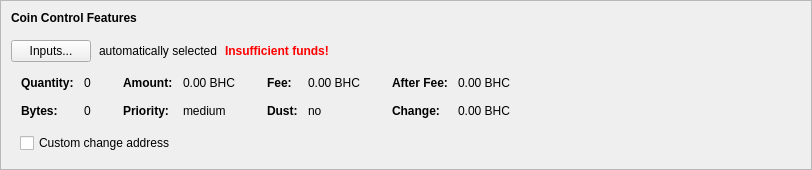
        <widget class="QFrame" name="frameCoinControl">
         <property name="sizePolicy">
          <sizepolicy hsizetype="Expanding" vsizetype="Expanding">
           <horstretch>0</horstretch>
           <verstretch>0</verstretch>
          </sizepolicy>
         </property>
         <property name="maximumSize">
          <size>
           <width>16777215</width>
           <height>16777215</height>
          </size>
         </property>
         <property name="frameShape">
          <enum>QFrame::StyledPanel</enum>
         </property>
         <property name="frameShadow">
          <enum>QFrame::Sunken</enum>
         </property>
         <layout class="QVBoxLayout" name="verticalLayoutCoinControl2">
          <property name="spacing">
           <number>0</number>
          </property>
          <property name="leftMargin">
           <number>0</number>
          </property>
          <property name="topMargin">
           <number>0</number>
          </property>
          <property name="rightMargin">
           <number>0</number>
          </property>
          <property name="bottomMargin">
           <number>6</number>
          </property>
          <item>
           <layout class="QVBoxLayout" name="verticalLayoutCoinControl" stretch="0,0,0,0,1">
            <property name="spacing">
             <number>0</number>
            </property>
            <property name="leftMargin">
             <number>10</number>
            </property>
            <property name="topMargin">
             <number>10</number>
            </property>
            <item>
             <layout class="QHBoxLayout" name="horizontalLayoutCoinControl1">
              <property name="bottomMargin">
               <number>15</number>
              </property>
              <item>
               <widget class="QLabel" name="labelCoinControlFeatures">
                <property name="sizePolicy">
                 <sizepolicy hsizetype="Preferred" vsizetype="Maximum">
                  <horstretch>0</horstretch>
                  <verstretch>0</verstretch>
                 </sizepolicy>
                </property>
                <property name="font">
                 <font>
                  <weight>75</weight>
                  <bold>true</bold>
                 </font>
                </property>
                <property name="styleSheet">
                 <string notr="true">font-weight:bold;</string>
                </property>
                <property name="text">
                 <string>Coin Control Features</string>
                </property>
               </widget>
              </item>
             </layout>
            </item>
            <item>
             <layout class="QHBoxLayout" name="horizontalLayoutCoinControl2" stretch="0,0,0,0">
              <property name="spacing">
               <number>8</number>
              </property>
              <property name="bottomMargin">
               <number>10</number>
              </property>
              <item>
               <widget class="QPushButton" name="pushButtonCoinControl">
                <property name="styleSheet">
                 <string notr="true"/>
                </property>
                <property name="text">
                 <string>Inputs...</string>
                </property>
                <property name="autoDefault">
                 <bool>false</bool>
                </property>
               </widget>
              </item>
              <item>
               <widget class="QLabel" name="labelCoinControlAutomaticallySelected">
                <property name="text">
                 <string>automatically selected</string>
                </property>
                <property name="margin">
                 <number>5</number>
                </property>
               </widget>
              </item>
              <item>
               <widget class="QLabel" name="labelCoinControlInsuffFunds">
                <property name="font">
                 <font>
                  <weight>75</weight>
                  <bold>true</bold>
                 </font>
                </property>
                <property name="styleSheet">
                 <string notr="true">color:red;font-weight:bold;</string>
                </property>
                <property name="text">
                 <string>Insufficient funds!</string>
                </property>
                <property name="margin">
                 <number>5</number>
                </property>
               </widget>
              </item>
              <item>
               <spacer name="horizontalSpacerCoinControl">
                <property name="orientation">
                 <enum>Qt::Horizontal</enum>
                </property>
                <property name="sizeHint" stdset="0">
                 <size>
                  <width>40</width>
                  <height>1</height>
                 </size>
                </property>
               </spacer>
              </item>
             </layout>
            </item>
            <item>
             <widget class="QWidget" name="widgetCoinControl" native="true">
              <property name="sizePolicy">
               <sizepolicy hsizetype="Preferred" vsizetype="Preferred">
                <horstretch>0</horstretch>
                <verstretch>0</verstretch>
               </sizepolicy>
              </property>
              <property name="minimumSize">
               <size>
                <width>0</width>
                <height>0</height>
               </size>
              </property>
              <property name="styleSheet">
               <string notr="true"/>
              </property>
              <layout class="QHBoxLayout" name="horizontalLayoutCoinControl5">
               <property name="leftMargin">
                <number>0</number>
               </property>
               <property name="topMargin">
                <number>0</number>
               </property>
               <property name="rightMargin">
                <number>0</number>
               </property>
               <property name="bottomMargin">
                <number>0</number>
               </property>
               <item>
                <layout class="QHBoxLayout" name="horizontalLayoutCoinControl3" stretch="0,0,0,1">
                 <property name="spacing">
                  <number>20</number>
                 </property>
                 <property name="topMargin">
                  <number>0</number>
                 </property>
                 <property name="bottomMargin">
                  <number>10</number>
                 </property>
                 <item>
                  <layout class="QFormLayout" name="formLayoutCoinControl1">
                   <property name="horizontalSpacing">
                    <number>10</number>
                   </property>
                   <property name="verticalSpacing">
                    <number>14</number>
                   </property>
                   <property name="leftMargin">
                    <number>10</number>
                   </property>
                   <property name="topMargin">
                    <number>4</number>
                   </property>
                   <property name="rightMargin">
                    <number>6</number>
                   </property>
                   <item row="0" column="0">
                    <widget class="QLabel" name="labelCoinControlQuantityText">
                     <property name="font">
                      <font>
                       <weight>75</weight>
                       <bold>true</bold>
                      </font>
                     </property>
                     <property name="text">
                      <string>Quantity:</string>
                     </property>
                     <property name="margin">
                      <number>0</number>
                     </property>
                    </widget>
                   </item>
                   <item row="0" column="1">
                    <widget class="QLabel" name="labelCoinControlQuantity">
                     <property name="cursor">
                      <cursorShape>IBeamCursor</cursorShape>
                     </property>
                     <property name="contextMenuPolicy">
                      <enum>Qt::ActionsContextMenu</enum>
                     </property>
                     <property name="text">
                      <string notr="true">0</string>
                     </property>
                     <property name="margin">
                      <number>0</number>
                     </property>
                     <property name="textInteractionFlags">
                      <set>Qt::LinksAccessibleByMouse|Qt::TextSelectableByKeyboard|Qt::TextSelectableByMouse</set>
                     </property>
                    </widget>
                   </item>
                   <item row="1" column="0">
                    <widget class="QLabel" name="labelCoinControlBytesText">
                     <property name="font">
                      <font>
                       <weight>75</weight>
                       <bold>true</bold>
                      </font>
                     </property>
                     <property name="text">
                      <string>Bytes:</string>
                     </property>
                    </widget>
                   </item>
                   <item row="1" column="1">
                    <widget class="QLabel" name="labelCoinControlBytes">
                     <property name="cursor">
                      <cursorShape>IBeamCursor</cursorShape>
                     </property>
                     <property name="contextMenuPolicy">
                      <enum>Qt::ActionsContextMenu</enum>
                     </property>
                     <property name="text">
                      <string notr="true">0</string>
                     </property>
                     <property name="textInteractionFlags">
                      <set>Qt::LinksAccessibleByMouse|Qt::TextSelectableByKeyboard|Qt::TextSelectableByMouse</set>
                     </property>
                    </widget>
                   </item>
                  </layout>
                 </item>
                 <item>
                  <layout class="QFormLayout" name="formLayoutCoinControl2">
                   <property name="horizontalSpacing">
                    <number>10</number>
                   </property>
                   <property name="verticalSpacing">
                    <number>14</number>
                   </property>
                   <property name="leftMargin">
                    <number>6</number>
                   </property>
                   <property name="topMargin">
                    <number>4</number>
                   </property>
                   <property name="rightMargin">
                    <number>6</number>
                   </property>
                   <item row="0" column="0">
                    <widget class="QLabel" name="labelCoinControlAmountText">
                     <property name="font">
                      <font>
                       <weight>75</weight>
                       <bold>true</bold>
                      </font>
                     </property>
                     <property name="text">
                      <string>Amount:</string>
                     </property>
                     <property name="margin">
                      <number>0</number>
                     </property>
                    </widget>
                   </item>
                   <item row="0" column="1">
                    <widget class="QLabel" name="labelCoinControlAmount">
                     <property name="cursor">
                      <cursorShape>IBeamCursor</cursorShape>
                     </property>
                     <property name="contextMenuPolicy">
                      <enum>Qt::ActionsContextMenu</enum>
                     </property>
                     <property name="text">
                      <string notr="true">0.00 BHC</string>
                     </property>
                     <property name="textInteractionFlags">
                      <set>Qt::LinksAccessibleByMouse|Qt::TextSelectableByKeyboard|Qt::TextSelectableByMouse</set>
                     </property>
                    </widget>
                   </item>
                   <item row="1" column="0">
                    <widget class="QLabel" name="labelCoinControlPriorityText">
                     <property name="font">
                      <font>
                       <weight>75</weight>
                       <bold>true</bold>
                      </font>
                     </property>
                     <property name="text">
                      <string>Priority:</string>
                     </property>
                    </widget>
                   </item>
                   <item row="1" column="1">
                    <widget class="QLabel" name="labelCoinControlPriority">
                     <property name="cursor">
                      <cursorShape>IBeamCursor</cursorShape>
                     </property>
                     <property name="contextMenuPolicy">
                      <enum>Qt::ActionsContextMenu</enum>
                     </property>
                     <property name="text">
                      <string notr="true">medium</string>
                     </property>
                     <property name="textInteractionFlags">
                      <set>Qt::LinksAccessibleByMouse|Qt::TextSelectableByKeyboard|Qt::TextSelectableByMouse</set>
                     </property>
                    </widget>
                   </item>
                  </layout>
                 </item>
                 <item>
                  <layout class="QFormLayout" name="formLayoutCoinControl3">
                   <property name="horizontalSpacing">
                    <number>10</number>
                   </property>
                   <property name="verticalSpacing">
                    <number>14</number>
                   </property>
                   <property name="leftMargin">
                    <number>6</number>
                   </property>
                   <property name="topMargin">
                    <number>4</number>
                   </property>
                   <property name="rightMargin">
                    <number>6</number>
                   </property>
                   <item row="0" column="0">
                    <widget class="QLabel" name="labelCoinControlFeeText">
                     <property name="font">
                      <font>
                       <weight>75</weight>
                       <bold>true</bold>
                      </font>
                     </property>
                     <property name="text">
                      <string>Fee:</string>
                     </property>
                     <property name="margin">
                      <number>0</number>
                     </property>
                    </widget>
                   </item>
                   <item row="0" column="1">
                    <widget class="QLabel" name="labelCoinControlFee">
                     <property name="cursor">
                      <cursorShape>IBeamCursor</cursorShape>
                     </property>
                     <property name="contextMenuPolicy">
                      <enum>Qt::ActionsContextMenu</enum>
                     </property>
                     <property name="text">
                      <string notr="true">0.00 BHC</string>
                     </property>
                     <property name="textInteractionFlags">
                      <set>Qt::LinksAccessibleByMouse|Qt::TextSelectableByKeyboard|Qt::TextSelectableByMouse</set>
                     </property>
                    </widget>
                   </item>
                   <item row="1" column="0">
                    <widget class="QLabel" name="labelCoinControlLowOutputText">
                     <property name="font">
                      <font>
                       <weight>75</weight>
                       <bold>true</bold>
                      </font>
                     </property>
                     <property name="text">
                      <string>Dust:</string>
                     </property>
                    </widget>
                   </item>
                   <item row="1" column="1">
                    <widget class="QLabel" name="labelCoinControlLowOutput">
                     <property name="cursor">
                      <cursorShape>IBeamCursor</cursorShape>
                     </property>
                     <property name="contextMenuPolicy">
                      <enum>Qt::ActionsContextMenu</enum>
                     </property>
                     <property name="text">
                      <string notr="true">no</string>
                     </property>
                     <property name="textInteractionFlags">
                      <set>Qt::LinksAccessibleByMouse|Qt::TextSelectableByKeyboard|Qt::TextSelectableByMouse</set>
                     </property>
                    </widget>
                   </item>
                  </layout>
                 </item>
                 <item>
                  <layout class="QFormLayout" name="formLayoutCoinControl4">
                   <property name="horizontalSpacing">
                    <number>10</number>
                   </property>
                   <property name="verticalSpacing">
                    <number>14</number>
                   </property>
                   <property name="leftMargin">
                    <number>6</number>
                   </property>
                   <property name="topMargin">
                    <number>4</number>
                   </property>
                   <property name="rightMargin">
                    <number>6</number>
                   </property>
                   <item row="0" column="0">
                    <widget class="QLabel" name="labelCoinControlAfterFeeText">
                     <property name="font">
                      <font>
                       <weight>75</weight>
                       <bold>true</bold>
                      </font>
                     </property>
                     <property name="text">
                      <string>After Fee:</string>
                     </property>
                     <property name="margin">
                      <number>0</number>
                     </property>
                    </widget>
                   </item>
                   <item row="0" column="1">
                    <widget class="QLabel" name="labelCoinControlAfterFee">
                     <property name="cursor">
                      <cursorShape>IBeamCursor</cursorShape>
                     </property>
                     <property name="contextMenuPolicy">
                      <enum>Qt::ActionsContextMenu</enum>
                     </property>
                     <property name="text">
                      <string notr="true">0.00 BHC</string>
                     </property>
                     <property name="textInteractionFlags">
                      <set>Qt::LinksAccessibleByMouse|Qt::TextSelectableByKeyboard|Qt::TextSelectableByMouse</set>
                     </property>
                    </widget>
                   </item>
                   <item row="1" column="0">
                    <widget class="QLabel" name="labelCoinControlChangeText">
                     <property name="font">
                      <font>
                       <weight>75</weight>
                       <bold>true</bold>
                      </font>
                     </property>
                     <property name="text">
                      <string>Change:</string>
                     </property>
                    </widget>
                   </item>
                   <item row="1" column="1">
                    <widget class="QLabel" name="labelCoinControlChange">
                     <property name="cursor">
                      <cursorShape>IBeamCursor</cursorShape>
                     </property>
                     <property name="contextMenuPolicy">
                      <enum>Qt::ActionsContextMenu</enum>
                     </property>
                     <property name="text">
                      <string notr="true">0.00 BHC</string>
                     </property>
                     <property name="textInteractionFlags">
                      <set>Qt::LinksAccessibleByMouse|Qt::TextSelectableByKeyboard|Qt::TextSelectableByMouse</set>
                     </property>
                    </widget>
                   </item>
                  </layout>
                 </item>
                </layout>
               </item>
              </layout>
             </widget>
            </item>
            <item>
			<widget class="QWidget" name="coinControlChange">
             <layout class="QHBoxLayout" name="horizontalLayoutCoinControl4" stretch="0,0,0">
              <property name="spacing">
               <number>12</number>
              </property>
              <property name="sizeConstraint">
               <enum>QLayout::SetDefaultConstraint</enum>
              </property>
              <property name="topMargin">
               <number>5</number>
              </property>
              <property name="rightMargin">
               <number>5</number>
              </property>
              <item>
               <widget class="QCheckBox" name="checkBoxCoinControlChange">
                <property name="toolTip">
                 <string>If this is activated, but the change address is empty or invalid, change will be sent to a newly generated address.</string>
                </property>
                <property name="text">
                 <string>Custom change address</string>
                </property>
               </widget>
              </item>
              <item>
               <widget class="QValidatedLineEdit" name="lineEditCoinControlChange" native="true">
                <property name="enabled">
                 <bool>false</bool>
                </property>
                <property name="sizePolicy">
                 <sizepolicy hsizetype="Expanding" vsizetype="Fixed">
                  <horstretch>0</horstretch>
                  <verstretch>0</verstretch>
                 </sizepolicy>
                </property>
               </widget>
              </item>
              <item>
               <widget class="QLabel" name="labelCoinControlChangeLabel">
                <property name="sizePolicy">
                 <sizepolicy hsizetype="Preferred" vsizetype="Expanding">
                  <horstretch>0</horstretch>
                  <verstretch>0</verstretch>
                 </sizepolicy>
                </property>
                <property name="minimumSize">
                 <size>
                  <width>0</width>
                  <height>0</height>
                 </size>
                </property>
                <property name="text">
                 <string/>
                </property>
                <property name="margin">
                 <number>3</number>
                </property>
               </widget>
              </item>
             </layout>
			 </widget>
            </item>
            <item>
             <spacer name="verticalSpacerCoinControl">
              <property name="orientation">
               <enum>Qt::Vertical</enum>
              </property>
              <property name="sizeHint" stdset="0">
               <size>
                <width>800</width>
                <height>1</height>
               </size>
              </property>
             </spacer>
            </item>
           </layout>
          </item>
         </layout>
        </widget>
